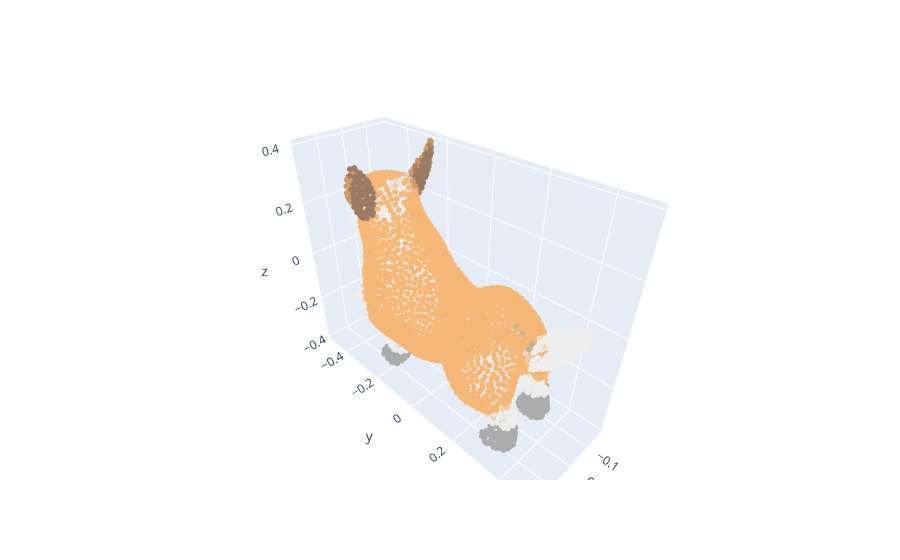

Notebook code cell kept with this figure:
### Code cell
# Plot the point cloud as a sanity check.
pc = PointCloud.load('point_e\examples\example_data\pc_corgi.npz')
pc = pc.move_point(index = 300, num_neighbors = 300, vector = [0, 0, 0])
# pc = pc.get_neighbors_cloud(index = 163, num_neighbors = 100)
#plot the point cloud labels for each point
plot_3D(pc, axis_labels = True)

### Figure 1 — Plotly figure (JSON) as saved in the notebook; plotly's stock layout.template omitted (floating-point values rounded to 4 significant figures; data arrays with more than 128 entries replaced by an {"elided": "..."} marker saying what was removed)
{"data": [{"hoverinfo": "text", "hovertext": {"elided": "4096 str values"}, "marker": {"color": {"elided": "4096 str values"}, "size": 2}, "mode": "markers", "type": "scatter3d", "x": {"elided": "4096 float values"}, "y": {"elided": "4096 float values"}, "z": {"elided": "4096 float values"}}], "layout": {"scene": {"xaxis": {"visible": true}, "yaxis": {"visible": true}, "zaxis": {"visible": true}}}}
